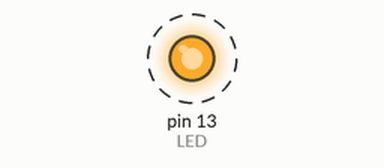
A sketch run on a simulated Arduino Uno, built with avr-gcc and run on an emulated ATmega328P. On the bench: output pins drawn as LEDs (lit = HIGH). Dashed ring = blinking.

Above: at 0.2 s.
Timing chart, 0 to 3.0 s (numbered marks = the images above):
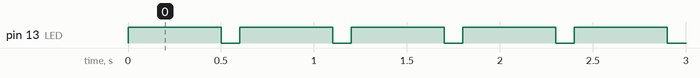

Measured:
- by itself, pin 13 (LED): alternates HIGH for 0.50 s and LOW for 0.10 s

The sketch:

practice1.ino
```cpp
/*
 * Name:      practice1.ino
 * Created:   2016/03/23
 * Author:    choco-mint-ice
 * Operation: LEDを点滅させるプログラム
 */

const int LED = 13;      //LEDを接続するピンの番号

// the setup function runs once when you press reset or power the board
void setup() {//一度だけ実行される

  pinMode(LED, OUTPUT); //デジタルピンを出力に設定

}

// the loop function runs over and over again until power down or reset
void loop() {//繰り返し実行される

  digitalWrite(LED, HIGH);  //LEDを点灯させる [5V]
  delay(500);               //点灯時間[ms]

  digitalWrite(LED, LOW);   //LEDを消灯させる [0V]
  delay(100);               //消灯時間[ms]

}
```
